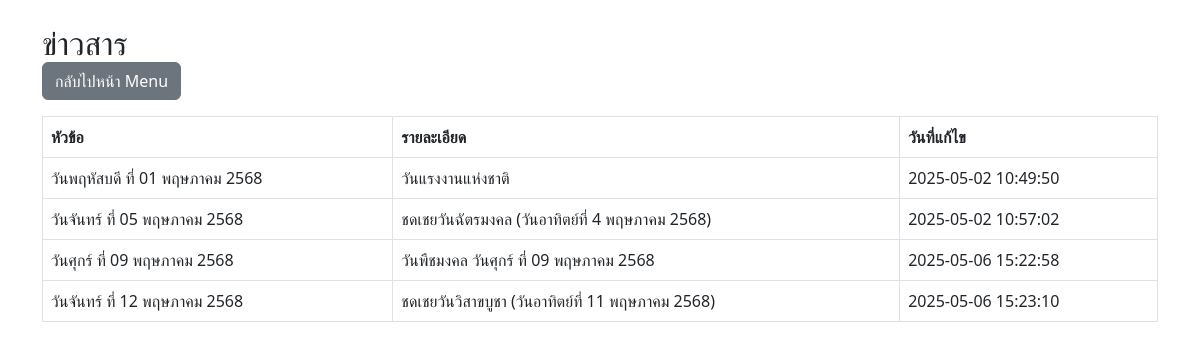
The page /usernews.php on the database its author committed.
### tables this page shows
CREATE TABLE `news` (
  `id` int(11) NOT NULL,
  `title` varchar(255) NOT NULL,
  `content` text NOT NULL,
  `created_at` timestamp NOT NULL DEFAULT current_timestamp(),
  `updated_at` datetime DEFAULT current_timestamp() ON UPDATE current_timestamp()
);

### usernews.php (the view, shortened to what this page needs)
<?php
include 'db.php';
$news = $conn->query("SELECT * FROM news ORDER BY id ASC");
?>
<!DOCTYPE html>
<html lang="th">
<head>
    <link rel="stylesheet" href="https://cdn.jsdelivr.net/npm/bootstrap@5.3.0/dist/css/bootstrap.min.css">
</head>
<body>
<div class="container mt-4">
    <h2>ข่าวสาร</h2>
    <button class="btn btn-secondary mb-3" style="margin-top: -8px;" onclick="window.location.href='userdashboard.php'">
    กลับไปหน้า Menu
</button>
    <table class="table table-bordered">
        <thead>
            <tr>
                <th>หัวข้อ</th>
                <th>รายละเอียด</th>
                <th>วันที่แก้ไข</th>
            </tr>
        </thead>
        <tbody>
            <?php while ($row = $news->fetch_assoc()): ?>
                <tr>
                    <td><?= htmlspecialchars($row['title']) ?></td>
                    <td><?= nl2br(htmlspecialchars($row['content'])) ?></td>
                    <td><?= htmlspecialchars($row['updated_at']) ?></td>
                </tr>
            <?php endwhile; ?>
        </tbody>
    </table>
</div>
</body>
</html>

### rows shown on the page
news: title "วันพฤหัสบดี ที่ 01 พฤษภาคม 2568", content "วันแรงงานแห่งชาติ", updated_at "2025-05-02 10:49:50"
news: title "วันจันทร์ ที่ 05 พฤษภาคม 2568", content "ชดเชยวันฉัตรมงคล (วันอาทิตย์ที่ 4 พฤษภาคม 2568)", updated_at "2025-05-02 10:57:02"
news: title "วันศุกร์ ที่ 09 พฤษภาคม 2568", content "วันพืชมงคล วันศุกร์ ที่ 09 พฤษภาคม 2568", updated_at "2025-05-06 15:22:58"
news: title "วันจันทร์ ที่ 12 พฤษภาคม 2568", content "ชดเชยวันวิสาขบูชา (วันอาทิตย์ที่ 11 พฤษภาคม 2568)", updated_at "2025-05-06 15:23:10"
